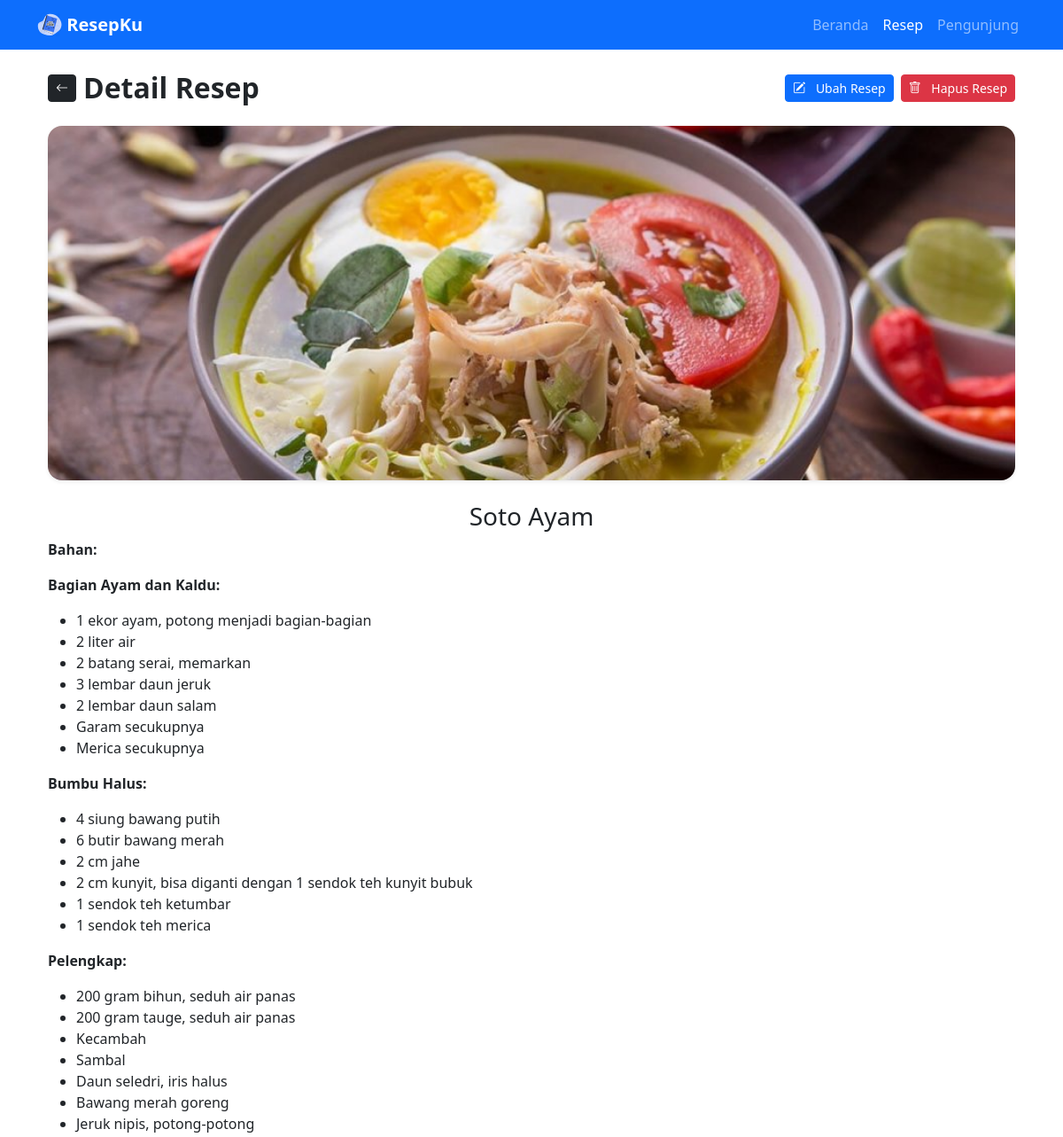
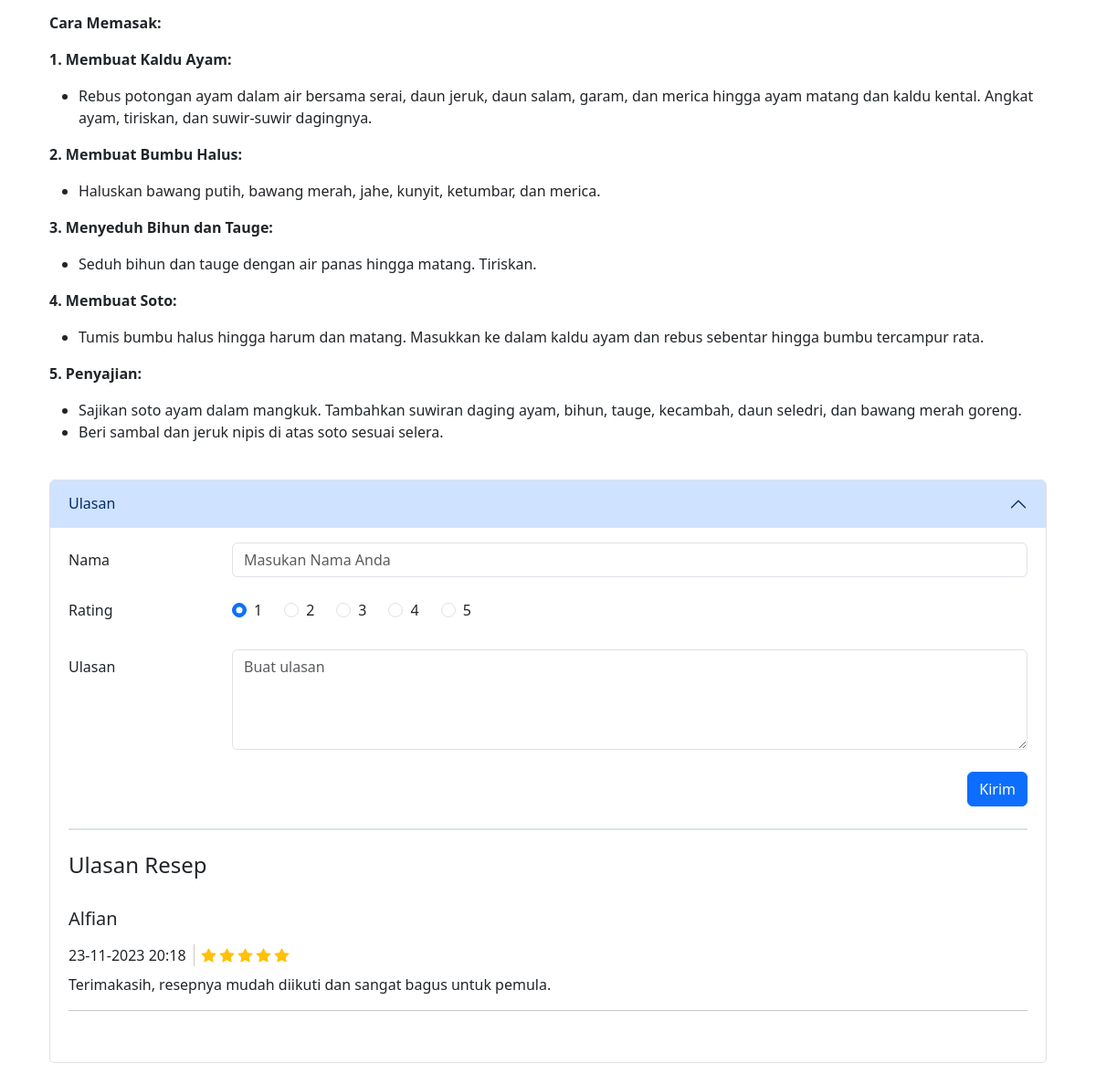
/resep-detail.php?id_resep=R33019, run on the app's committed database (2 pictures, top to bottom).
### tables this page shows
CREATE TABLE `tb_resep` (
  `id_resep` char(7) NOT NULL,
  `nama_resep` varchar(255) NOT NULL,
  `nama_pembuat` varchar(255) NOT NULL,
  `deskripsi` text NOT NULL,
  `gambar` varchar(255) NOT NULL,
  `tanggal_buat` datetime NOT NULL,
  `tanggal_edit` datetime NOT NULL
);

CREATE TABLE `tb_review` (
  `id_review` char(7) NOT NULL,
  `id_resep` char(7) NOT NULL,
  `nama_reviewer` varchar(50) NOT NULL,
  `rating` varchar(5) NOT NULL,
  `ulasan` text NOT NULL,
  `tanggal_review` datetime NOT NULL
);

### resep-detail.php (the view, shortened to what this page needs)
<?php
include 'template/_header.php';
include 'template/_navbar.php';
include 'template/_koneksi.php';
$id_resep = $_GET['id_resep'];
if (isset($id_resep)) {
    $sqlResep   = "SELECT * FROM tb_resep WHERE id_resep='$id_resep'";
    $queryResep = mysqli_query($koneksi, $sqlResep);
    $hasilResep = mysqli_fetch_array($queryResep);
} else {
    header("Location: resep-data.php");
}
?>
<main>
    <section class="container px-4 ">
        <div class="d-flex justify-content-between align-items-center mb-4">
            <div class="d-flex gap-2 align-items-center">
                <a href="resep-data.php" class="btn btn-sm btn-dark"><i class="bi bi-arrow-left"></i></a>
                <h2 class="fw-semibold text-center my-auto">Detail Resep</h2>
            </div>
            <div class="d-flex gap-2 align-items-center">
                <a href="resep-ubah.php?id_resep=<?= $hasilResep['id_resep']; ?>" class="btn btn-sm btn-primary">
                    <i class="bi bi-pencil-square"></i>
                    <span class="ms-2 d-none d-md-inline">Ubah Resep</span>
                </a>
                <button type="button" class="btn btn-sm btn-danger" data-bs-toggle="modal" data-bs-target="#deleteResepModal">
                    <i class="bi bi-trash"></i>
                    <span class="ms-2 d-none d-md-inline">Hapus Resep</span>
                </button>
            </div>
        </div>
        <div class="row mb-4">
            <div class="col">
                <img src="img/<?= $hasilResep['gambar']; ?>" alt="<?= $hasilResep['nama_resep']; ?>" class="rounded-4 shadow-sm object-fit-cover mb-4 d-md-block mx-auto img-detail w-100 mb-4">
                <h3 class="text-center mb-2"><?= $hasilResep['nama_resep']; ?></h3>
                <div>
                    <?= $hasilResep['deskripsi']; ?>
                </div>
            </div>
        </div>
        <div class="row mb-4">
            <div class="col">
                <div class="accordion" id="accordionPanelsStayOpenExample">
                    <div class="accordion-item">
                        <h2 class="accordion-header">
                            <button class="accordion-button fw-medium" type="button" data-bs-toggle="collapse" data-bs-target="#panelsStayOpen-collapseOne" aria-expanded="true" aria-controls="panelsStayOpen-collapseOne">
                                Ulasan
                            </button>
                        </h2>
                        <div id="panelsStayOpen-collapseOne" class="accordion-collapse collapse show">
                            <div class="accordion-body">
                                <div class="row mb-4">
                                    <div class="col">
                                        <form action="" method="POST" class="border-2 border-bottom boerder-primary">
                                            <div class="row mb-4">
                                                <label for="nama_reviewer" class="col-sm-2 col-form-label">Nama</label>
                                                <div class="col-sm-10">
                                                    <input type="text" class="form-control" id="nama_reviewer" name="nama_reviewer" placeholder="Masukan Nama Anda">
                                                </div>
                                            </div>
                                            <fieldset class="row mb-4">
                                                <legend class="col-form-label col-sm-2 pt-0">Rating</legend>
                                                <div class="col-sm-10">
                                                    <div class="d-flex flex-row gap-4">
                                                        <div class="form-check">
                                                            <input class="form-check-input" type="radio" name="rating" id="rating1" value="1" checked>
                                                            <label class="form-check-label" for="rating1">
                                                                1
                                                            </label>
                                                        </div>
                                                        <div class="form-check">
                                                            <input class="form-check-input" type="radio" name="rating" id="rating2" value="2">
                                                            <label class="form-check-label" for="rating2">
                                                                2
                                                            </label>
                                                        </div>
                                                        <div class="form-check">
                                                            <input class="form-check-input" type="radio" name="rating" id="rating3" value="3">
                                                            <label class="form-check-label" for="rating3">
                                                                3
                                                            </label>
                                                        </div>
                                                        <div class="form-check">
                                                            <input class="form-check-input" type="radio" name="rating" id="rating4" value="4">
                                                            <label class="form-check-label" for="rating4">
                                                                4
                                                            </label>
                                                        </div>
                                                        <div class="form-check">
                                                            <input class="form-check-input" type="radio" name="rating" id="rating5" value="5">
                                                            <label class="form-check-label" for="rating5">
                                                                5
                                                            </label>
                                                        </div>
                                                    </div>
                                                </div>
                                            </fieldset>
                                            <div class="row mb-4">
                                                <label for="ulasan" class="col-sm-2 col-form-label">Ulasan</label>
                                                <div class="col-sm-10">
                                                    <textarea class="form-control" id="ulasan" name="ulasan" rows="4" placeholder="Buat ulasan"></textarea>
                                                </div>
                                            </div>
                                            <div class="d-flex justify-content-end mb-4">
                                                <button type="submit" name="simpan" class="btn btn-primary">Kirim</button>
                                            </div>
                                        </form>
                                    </div>
                                </div>
                                <div class="row">
                                    <div class="col-12 mb-4">
                                        <h4>Ulasan Resep</h4>
                                    </div>
                                    <?php
                                    if (isset($id_resep)) {
                                        $sqlUlasan = "SELECT * FROM tb_review AS review
                                                        LEFT JOIN tb_resep AS resep ON review.id_resep = resep.id_resep
                                                        WHERE review.id_resep='$id_resep'
                                                        ORDER BY tanggal_review DESC";
                                        $queryUlasan = mysqli_query($koneksi, $sqlUlasan);
                                        if (mysqli_num_rows($queryUlasan) > 0) {
                                            while ($hasilReview = mysqli_fetch_array($queryUlasan)) {
                                    ?>
                                                <div class="col-12 mb-4">
                                                    <div class="d-flex flex-column gap-2">
                                                        <h5><?= $hasilReview['nama_reviewer']; ?></h5>
                                                        <div class="d-flex gap-2 mb-2">
                                                            <?php
                                                            echo date('d-m-Y H:i', strtotime($hasilReview['tanggal_review']));
                                                            if ($hasilReview['rating'] == "5") {
                                                                echo '<span class="d-flex flex-row gap-1 text-warning">
                                                                <i class="bi bi-star-fill"></i>
                                                                <i class="bi bi-star-fill"></i>
                                                                <i class="bi bi-star-fill"></i>
                                                                <i class="bi bi-star-fill"></i>
                                                                <i class="bi bi-star-fill"></i>
                                                            </span>';
                                                            } else {
                                                                echo '<span class="text-danger">Error</span>';
                                                            }
                                                            ?>
                                                        </div>
                                                    </div>
                                                    <div>
                                                        <?= $hasilReview['ulasan']; ?>
                                                    </div>
                                                    <hr class="hr">
                                                </div>
                                    <?php
                                            }
                                        } else {
                                            echo '<div class="col-12 mb-4">
                                                <div class="alert alert-warning" role="alert">
                                                    Belum ada ulasan untuk resep ini, jadilah yang pertama!
                                                </div>
                                            </div>';
                                        }
                                    }
                                    ?>
                                </div>
                            </div>
                        </div>
                    </div>
                </div>
            </div>
        </div>
    </section>
</main>
<?php include 'template/_footer.php'; ?>

### assets/css/style.css (style rules this page uses)
section { padding-top: 5rem; }
.img-detail { height: 400px; }

### data on the page
tb_resep: gambar (picture), nama_resep "Soto Ayam", deskripsi "Bahan: Bagian Ayam dan Kaldu: 1 ekor ayam, potong menjadi bagian-bagian 2 liter air 2 batang serai, memarkan 3 lembar daun jeruk 2 lembar daun salam Garam secukupnya Merica secukupnya Bumbu Halus: 4 siung bawang putih 6 butir bawang merah 2 cm jahe 2 cm kunyit, bisa diganti dengan 1 sendok teh kunyit bubuk 1 sendok teh ketumbar 1 sendok teh merica Pelengkap: 200 gram bihun, seduh air panas 200 gram tauge, seduh air panas Kecambah Sambal Daun seledri, iris halus Bawang merah goreng Jeruk nipis, potong-potong Cara Memasak: 1. Membuat Kaldu Ayam: Rebus potongan ayam dalam air bersama serai, daun jeruk, daun salam, garam, dan merica hingga ayam matang dan kaldu kental. Angkat ayam, tiriskan,…"
tb_review: nama_reviewer "Alfian", tanggal_review "23-11-2023 20:18", rating "5" (drawn), ulasan "Terimakasih, resepnya mudah diikuti dan sangat bagus untuk pemula."
